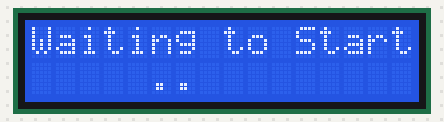
The sketch below on a simulated Arduino Uno, built with avr-gcc and run on an emulated ATmega328P. Shown: 16×2 character LCD.

Above: at 0.44 s.
At 1.13 s:
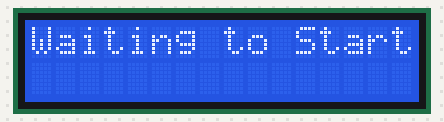

The sketch:

LCD_Waiting_loop.ino
```cpp
#include <LiquidCrystal.h>
LiquidCrystal lcd(12, 11, 5, 4, 3, 2);


void setup()
{
  lcd.begin(16, 2);
}

void loop()
{
  waiting();
}

void waiting()
{
  lcd.setCursor(0, 0);
  lcd.print("Waiting to Start");
  delay(150);
  lcd.setCursor(0, 1);
  lcd.print("     .          ");
  delay(150);
  lcd.setCursor(0, 1);
  lcd.print("     ..         ");
  delay(150);
  lcd.setCursor(0, 1);
  lcd.print("     ...        ");
  delay(150);
  lcd.setCursor(0, 1);
  lcd.print("     ....       ");
  delay(150);
  lcd.setCursor(0, 1);
  lcd.print("     .....      ");
  delay(150);
  lcd.setCursor(0, 1);
  lcd.print("                ");
  delay(150);
}
```
